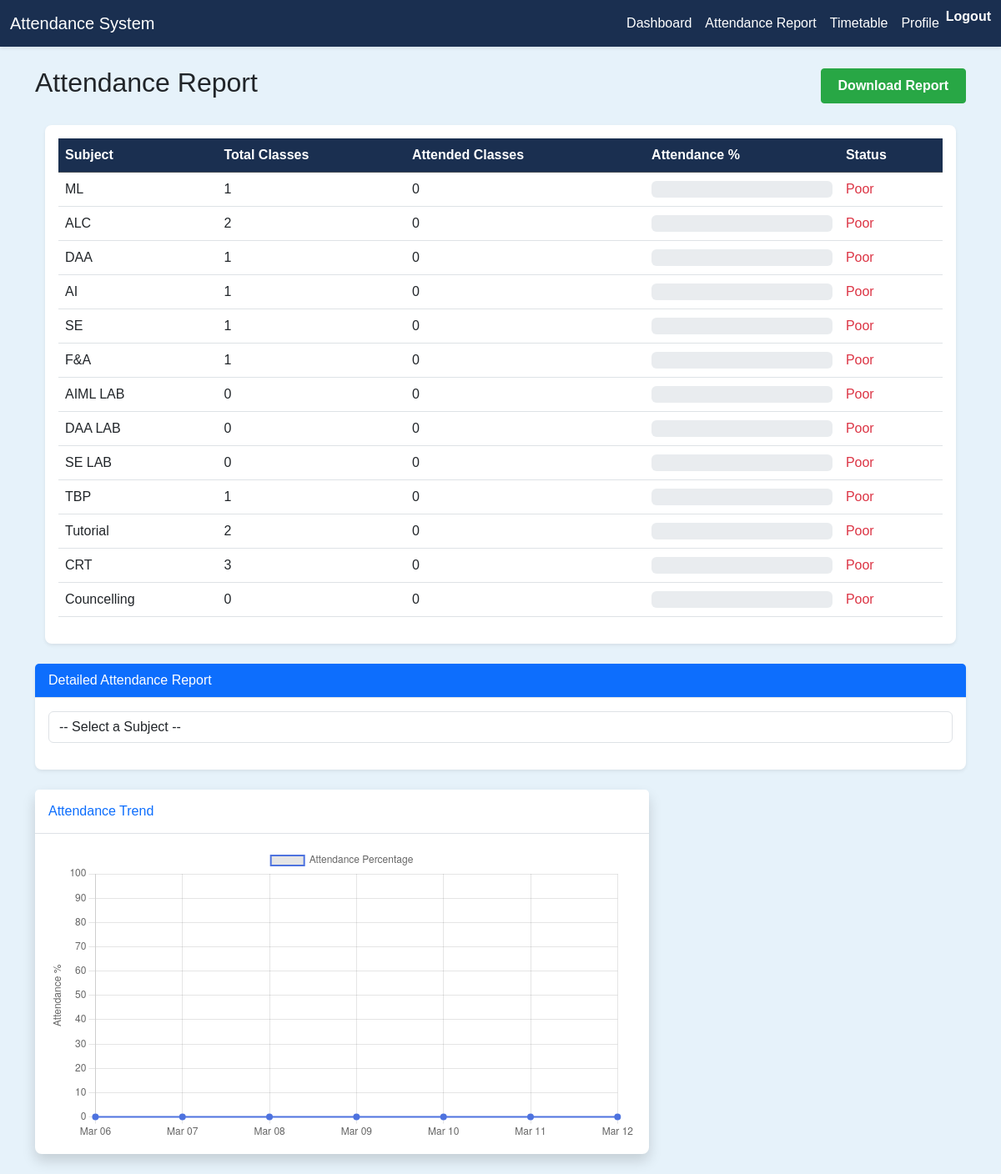
The app's page /dashboard/dashboard/attendance-report/ (signed in) with its own data.
### face_recognition_app/models.py (models this page shows, shortened)
class Subject(models.Model):
    name = models.CharField(max_length=100)
    code = models.CharField(max_length=20, unique=True)
    department = models.ForeignKey(Department, on_delete=models.CASCADE)
    year = models.IntegerField()
    section = models.ForeignKey(Section, on_delete=models.CASCADE)

### face_recognition_app/views.py (the view)
# urls.py: path('dashboard/attendance-report/', AttendanceReportView.as_view(), name='attendance_report'),
class AttendanceReportView(LoginRequiredMixin, View):
    def get(self, request):
        student = Student.objects.get(user=request.user)
        subjects = Subject.objects.filter(department=student.department, year=student.year, section=student.section)
        attendance_summary = []
        detailed_report = []
        today = timezone.now().date()
        trend_dates = []
        trend_percentages = []
        for subject in subjects:
            total = Attendance.objects.filter(subject=subject).values('date').distinct().count()
            attended = Attendance.objects.filter(subject=subject, student=student, present=True).count()
            percentage = round((attended / total * 100), 1) if total > 0 else 0
            attendance_summary.append({
                'subject_name': subject.name,
                'total_classes': total,
                'attended_classes': attended,
                'percentage': percentage
            })
            logs = Attendance.objects.filter(subject=subject, student=student).order_by('-date')
            detailed_report.append({
                'subject_name': subject.name,
                'entries': [{
                    'date': a.date.strftime("%B %d, %Y"),
                    'status': "Present" if a.present else "Absent",
                    'time': a.time.strftime("%I:%M %p") if a.time else "N/A"
                } for a in logs]
            })
        for i in range(6, -1, -1):
            date = today - timedelta(days=i)
            total = Attendance.objects.filter(student=student, date=date).count()
            present = Attendance.objects.filter(student=student, date=date, present=True).count()
            percent = round((present / total) * 100, 1) if total else 0
            trend_dates.append(date.strftime('%b %d'))
            trend_percentages.append(percent)
        context = {
            'attendance_summary': attendance_summary,
            'detailed_report': detailed_report,
            'dates': json.dumps(trend_dates),
            'percentages': json.dumps(trend_percentages),
        }
        return render(request, 'attendance_report.html', context)

### templates/attendance_report.html (shortened to what this page needs)
{% extends 'base.html' %}
{% load static %}
{% block content %}
<div class="container mt-4">
    <div class="d-flex justify-content-between align-items-center mb-3">
      <h2>Attendance Report</h2>
      <a href="{% url 'generate_report' %}" class="btn btn-primary">Download Report</a>
    </div>
    <div class="container mt-4">
        <div class="card mb-4 shadow-sm">
          <div class="card-body">
            <table class="table">
              <thead>
                <tr>
                  <th>Subject</th>
                  <th>Total Classes</th>
                  <th>Attended Classes</th>
                  <th>Attendance %</th>
                  <th>Status</th>
                </tr>
              </thead>
              <tbody>
                {% for record in attendance_summary %}
                  <tr>
                    <td>{{ record.subject_name }}</td>
                    <td>{{ record.total_classes }}</td>
                    <td>{{ record.attended_classes }}</td>
                    <td>
                      <div class="progress" style="height: 20px;">
                      </div>
                    </td>
                    <td>
                      {% if record.percentage >= 75 %}
                        <span class="text-success font-weight-bold">Good</span>
                      {% elif record.percentage >= 50 %}
                        <span class="text-warning font-weight-bold">Average</span>
                      {% else %}
                        <span class="text-danger font-weight-bold">Poor</span>
                      {% endif %}
                    </td>
                  </tr>
                {% endfor %}
              </tbody>
            </table>
          </div>
        </div>
      </div>
  <div class="card mb-4 shadow-sm">
    <div class="card-header bg-primary text-white font-weight-bold">
      Detailed Attendance Report
    </div>
    <div class="card-body">
      <select id="subjectSelect" class="form-control mb-3">
        <option value="">-- Select a Subject --</option>
      </select>
    </div>
  </div>
    <div class="row">
        <div class="col-xl-8 col-lg-7">
            <div class="card shadow mb-4">
                <div class="card-header py-3">
                    <h6 class="m-0 font-weight-bold text-primary">Attendance Trend</h6>
                </div>
                <div class="card-body">
                    <canvas id="attendanceChart"></canvas>
                </div>
            </div>
        </div>
    </div>
  </div>
{% endblock %}
{% block extra_js %}
  <script>
      const ctx = document.getElementById('attendanceChart').getContext('2d');
      const attendanceChart = new Chart(ctx, {
          type: 'line',
          data: {
              labels: JSON.parse('{{ dates|safe }}'),
              datasets: [
                  {
                      label: 'Attendance Percentage',
                      data: JSON.parse('{{ percentages|safe }}'),
                      borderColor: '#4e73df',
                      borderWidth: 2,
                      tension: 0.1,
                      pointBackgroundColor: '#4e73df'
                  }
              ]
          },
          options: {
              responsive: true,
              plugins: {
                  legend: { display: true },
                  tooltip: {
                      callbacks: {
                          label: function(context) {
                              return context.parsed.y + '%';
                          }
                      }
                  }
              },
              scales: {
                  y: {
                      beginAtZero: true,
                      max: 100,
                      title: {
                          display: true,
                          text: 'Attendance %'
                      }
                  },
                  x: {
                      ticks: {
                          autoSkip: true,
                          maxTicksLimit: 10
                      }
                  }
              }
          }
      });
    </script>
{% endblock %}

### templates/base.html (shortened to what this page needs)
{% load static %}
<!DOCTYPE html>
<html lang="en">
<head>
    <link rel="stylesheet" href="{% static 'css/style.css' %}">
    <link href="https://cdn.jsdelivr.net/npm/bootstrap@5.3.0/dist/css/bootstrap.min.css" rel="stylesheet">
    <link href="https://cdnjs.cloudflare.com/ajax/libs/font-awesome/6.4.0/css/all.min.css" rel="stylesheet">
</head>
<body>
    {% if user.is_authenticated %}
    <nav class="navbar navbar-expand-lg navbar-light bg-white shadow-sm">
        <div class="container-fluid">
            <a class="navbar-brand" href="#">Attendance System</a>
            <div class="collapse navbar-collapse" id="navbarNav">
                <ul class="navbar-nav ms-auto">
                    <li class="nav-item">
                        <a class="nav-link" href="{% url 'dashboard' %}">Dashboard</a>
                    </li>
                    <li class="nav-item">
                        <a class="nav-link" href="{% url 'attendance_report' %}">Attendance Report</a>
                    </li>
                    <li class="nav-item">
                        <a class="nav-link" href="{% url 'timetable' %}">Timetable</a>
                    </li>
                    <li class="nav-item">
                        <a class="nav-link" href="{% url 'profile' %}">Profile</a>
                    </li>
                    <li class="nav-item">
                        <form method="post" action="{% url 'logout' %}" style="display:inline;">
                            <button type="submit" class="nav-link btn btn-link" style="padding:0; border:none; background:none;">Logout</button>
                        </form>
                    </li>
                </ul>
            </div>
        </div>
    </nav>
    {% endif %}
    {% block content %}{% endblock %}
    {% block extra_js %}{% endblock %}
</body>
</html>

### templates/base.html (style rules this page uses)
:root { --primary-color: #1a2f50; --secondary-color: #6c757d; --success-color: #28a745; --warning-color: #ffc107; --danger-color: #dc3545; --light-bg: #e6f2fa; --table-header-bg: #1a2f50; --border-color: #dee2e6; }
body { background-color: var(--light-bg); font-family: 'Nunito', sans-serif; }
.card { border: none; border-radius: 0.5rem; box-shadow: 0 0.15rem 1.75rem rgba(0, 0, 0, 0.1); transition: transform 0.2s ease-in-out; }
.card-header { background-color: white; border-bottom: 1px solid var(--border-color); }
.table th { font-weight: 600; color: #fff; background-color: var(--table-header-bg); border-bottom-width: 1px; }
.btn { border-radius: 0.25rem; padding: 0.5rem 1.25rem; font-weight: 600; }
.btn-primary { background-color: var(--success-color); border-color: var(--success-color); }
.navbar { background-color: var(--primary-color) !important; color: white; }
.navbar-brand, .navbar .nav-link { color: white !important; }
.table { border-collapse: separate; border-spacing: 0; }
.table thead th { background-color: var(--table-header-bg); color: white; border-color: #454d55; }
.table td { vertical-align: middle; }

### records on screen
Subject: subject_name "ML"
Subject: subject_name "ALC"
Subject: subject_name "DAA"
Subject: subject_name "AI"
Subject: subject_name "SE"
Subject: subject_name "F&A"
Subject: subject_name "AIML LAB"
Subject: subject_name "DAA LAB"
Subject: subject_name "SE LAB"
Subject: subject_name "TBP"
Subject: subject_name "Tutorial"
Subject: subject_name "CRT"
Subject: subject_name "Councelling"

### other values on screen
{{ record.total_classes }} "1" "2" "1" "1" "1" "1" "0" "0" "0" "1" "2" "3" "0"
{{ record.attended_classes }} "0" "0" "0" "0" "0" "0" "0" "0" "0" "0" "0" "0" "0"
chart data {{ percentages|safe }} [0, 0, 0, 0, 0, 0, 0]
